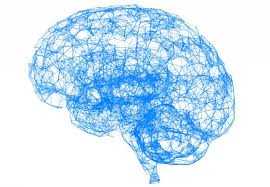
#> input picture Segmentation and contours/brain.jpg, 270 x 187 px
$ jupyter execute 'Segmentation and contours.ipynb'   (older library calls are emulated)
#> lines starting #> are read from the running program, lines starting #| are printed output that depends on the picture; after the words box and inside, x2 and y2 are one past the last pixel; in counts of white or black regions, pixels touching at a corner belong together
[cell 1]
import cv2
import numpy as np

[cell 2]
image=cv2.imread('brain.jpg')
#> image is the input picture: shape (187, 270, 3); mean B, G, R 245.4, 228.4, 204
cv2.imshow('input image',image)
cv2.waitKey(0)

[cell 3]
gray=cv2.cvtColor(image,cv2.COLOR_BGR2GRAY)
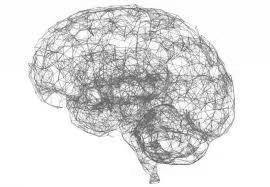
#> gray: shape (187, 270); min 80, max 255, mean 223

[cell 4]
#fined candy edge
edged=cv2.Canny(gray,30,200)
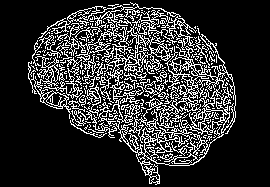
#> edged: shape (187, 270); 18.8% white in thin lines or dots, all inside (x1, y1, x2, y2) = (28, 2, 236, 185)
cv2.imshow('canny edges',edged)
cv2.waitKey(0)

[cell 5]
#Finding contours

#use a copy of your image, e.g. - edged.copy(), since finding contours alter the image
#we have to add _, before the contours as an empty argument due to upgrade of the OpenCV version
_, contours, hierarchy=cv2.findContours(edged,cv2.RETR_EXTERNAL,cv2.CHAIN_APPROX_NONE)
#> contours = 186 contours, 175 with area under 20; largest, box (x1, y1, x2, y2) and area: (98, 34, 236, 185) 6958, (38, 2, 197, 104) 2288, (28, 56, 71, 119) 616, (68, 83, 117, 138) 170, (144, 81, 166, 99) 152
cv2.imshow('canny edges after contouring', edged)
cv2.waitKey(0)

[cell 6]
#Printing the contour file to know what contours comprises of

print(contours)
#> (printed output is left out)
print('Numbers of contours found=' + str(len(contours)))

[cell 7]
#Draw all contours

#use -1 as the 3rd parameter to draw all the contours
cv2.drawContours(image,contours,-1,(0,255,0),3)
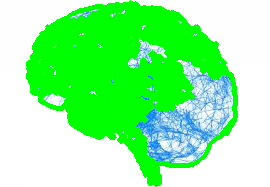
#> image: shape (187, 270, 3); mean B, G, R 154.1, 248.2, 143.7
cv2.imshow('contours',image)
cv2.waitKey(0)
cv2.destroyAllWindows()
